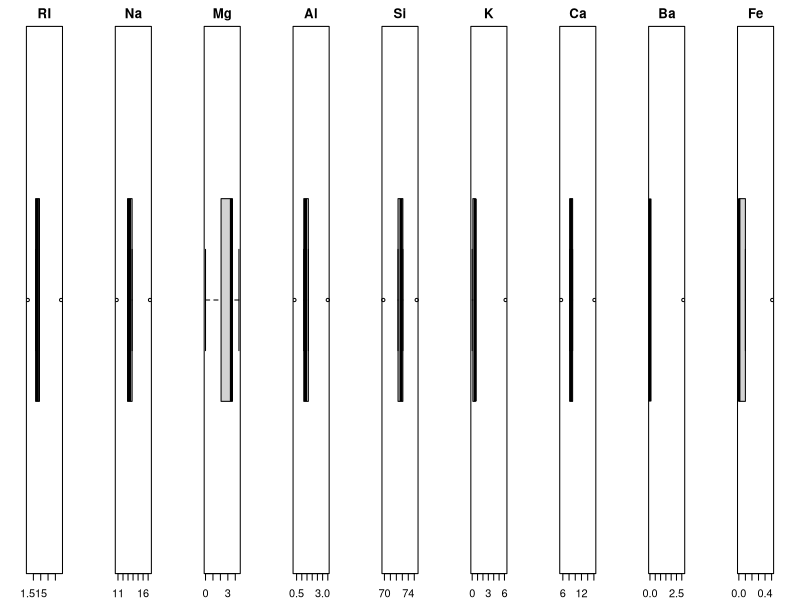

This figure's R source:
library(mlbench)
data(Glass)
Glass<-Glass[!duplicated(Glass),]
x<-as.data.frame(Glass)

a<-fivenum(x$RI,na.rm=TRUE)
b<-fivenum(x$Na,na.rm=TRUE)
c<-fivenum(x$Mg,na.rm=TRUE)
d<-fivenum(x$Al,na.rm=TRUE)
e<-fivenum(x$Si,na.rm=TRUE)
f<-fivenum(x$K,na.rm=TRUE)
g<-fivenum(x$Ca,na.rm=TRUE)
h<-fivenum(x$Ba,na.rm=TRUE)
i<-fivenum(x$Fe,na.rm=TRUE)

par(mfrow=c(1,9))
par(mar=c(2,2,2,2))
boxplot(a,horizontal=TRUE,main="RI")
boxplot(b,horizontal=TRUE,main="Na")
boxplot(c,horizontal=TRUE,main="Mg")
boxplot(d,horizontal=TRUE,main="Al")
boxplot(e,horizontal=TRUE,main="Si")
boxplot(f,horizontal=TRUE,main="K")
boxplot(g,horizontal=TRUE,main="Ca")
boxplot(h,horizontal=TRUE,main="Ba")
boxplot(i,horizontal=TRUE,main="Fe")

#boxplot(a,b,c,d,e,f,g,h,i,horizontal=TRUE,names=c("RI","Na","Mg","Al","Si","K","Ca","Ba","Fe"),col=c("red","blue","green","yellow","pink","black","orange","brown","grey"),main="Glass Type")
